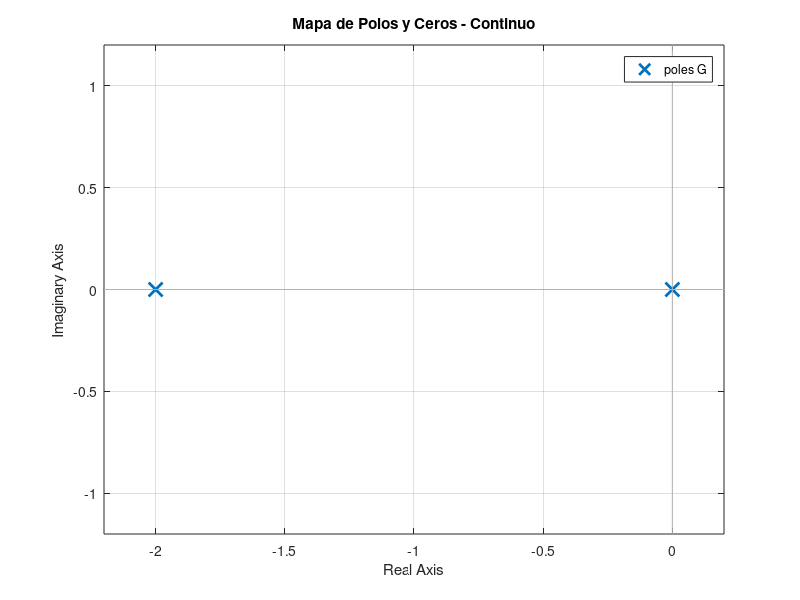
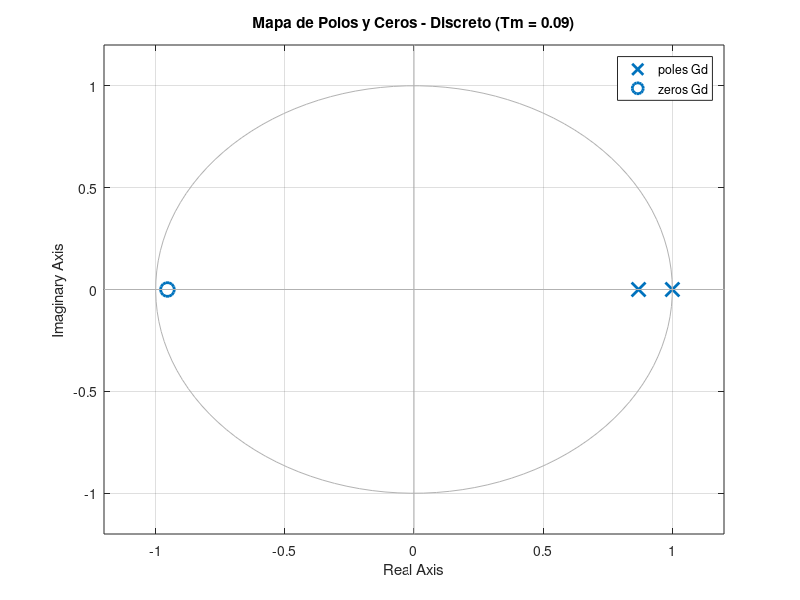
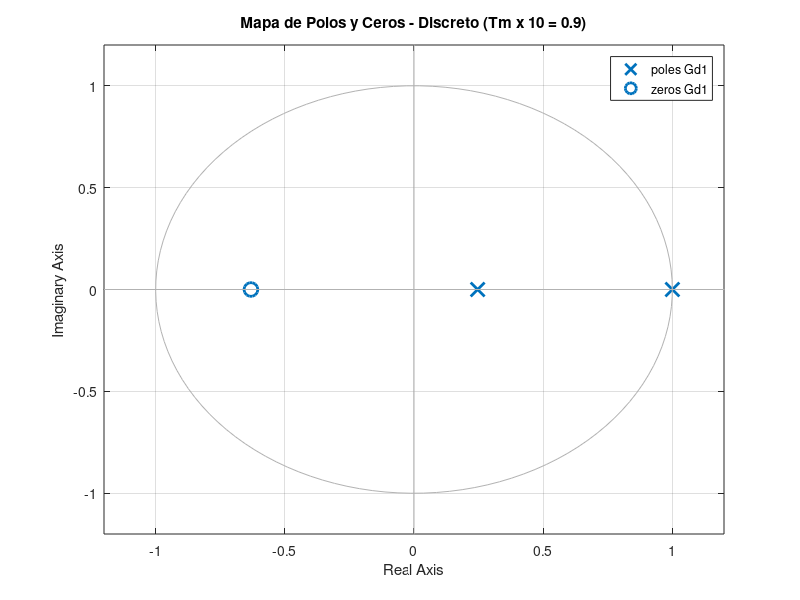
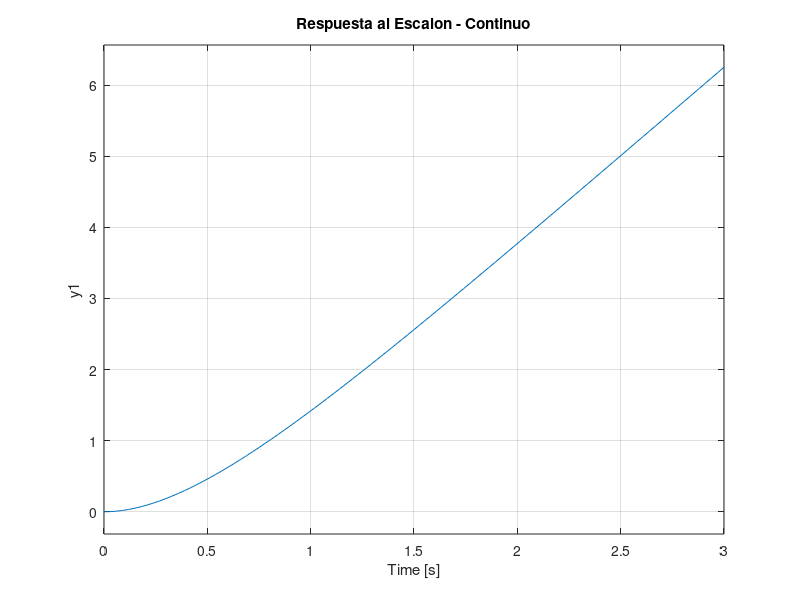

Write MATLAB code to recreate these figures, in order.
% Tarea N°1 Laboret
% Sanchez Busso, Juan Pablo

% Especificaciones particulares
p1=-2; 
p2=0;  
ganancia=5;
sobrepaso=5;
ts=2; 
error=0;
Tm=0.07;

% --- A LAZO ABIERTO ---

% Obtener la funcion de transferencia continua G(s)
G = zpk([], [p1 p2], ganancia);

% Hallar la FT de lazo abierto Gd(s)
Gd = c2d(G, Tm, 'zoh');

% Dibujar el mapa de polos y ceros
figure;
pzmap(G);
title('Mapa de Polos y Ceros - Continuo');

figure;
pzmap(Gd);
title('Mapa de Polos y Ceros - Discreto (Tm = 0.09)');

% Que ocurre con el mapa si se multiplica por 10 el periodo de muestreo?
Gd1 = c2d(G, 10*Tm, 'zoh');
figure;
pzmap(Gd1);
title('Mapa de Polos y Ceros - Discreto (Tm x 10 = 0.9)');

% Respuesta al escalon del sistema discreto y continuo
figure;
step(G);
title('Respuesta al Escalon - Continuo');

figure;
step(Gd);
title('Respuesta al Escalon - Discreto');

% Determinar Kp y error ante un escalon
Kp = dcgain(Gd);
error_escalon = 1 / (1 + Kp); % Calculo formal del error teorico

disp(['Constante Kp: ', num2str(Kp)]);
disp(['Error en estado estacionario (escalon): ', num2str(error_escalon)]);

% Verificar mediante respuesta al escalon a lazo cerrado
F = feedback(Gd, 1);
figure;
step(F);
title('Respuesta al Escalon - Lazo Cerrado');

% Verificacion del error ante una rampa de entrada
t = 0:Tm:100*Tm; % genera rampa
figure;
lsim(F, t, t);
title('Respuesta a Entrada Rampa - Lazo Cerrado');


% --- A LAZO CERRADO CON REALIMENTACION UNITARIA ---

% Graficar el lugar de raices del sistema continuo G(s) y discreto Gd(s)
figure;
rlocus(G);
title('Lugar de las Raices - Continuo G(s)');

figure;
rlocus(Gd);
title('Lugar de las Raices - Discreto Gd(s)');

% Que ocurre con la estabilidad relativa si se aumenta 10 veces el Tm?
figure;
rlocus(Gd1);
title('Lugar de las Raices - Discreto (Tm x 10)');

% Obtener los valores de xi, wn, wd y td según las especificaciones
xi = -log(sobrepaso/100) / sqrt(pi^2 + (log(sobrepaso/100))^2);
wn = 4 / (xi * ts);
wd = wn * sqrt(1 - xi^2);
td = 2 * pi / wd;

fprintf('\n--- Parámetros de Diseño ---');
fprintf('\nFactor de amortiguamiento (xi): %.4f', xi);
fprintf('\nFrecuencia natural (wn): %.4f rad/s', wn);
fprintf('\nFrecuencia amortiguada (wd): %.4f rad/s', wd);

% Calcular cantidad de muestras por ciclo
m = td / Tm;
fprintf('\nMuestras por ciclo (m): %.2f\n', m);

% Equivalencia plano z (Ubicación de polos deseados)
r = exp(-xi * wn * Tm);
ang_rad = wd * Tm;
ang_deg = ang_rad * (180/pi);
z_deseado_1 = r * exp(1i * ang_rad);
z_deseado_2 = r * exp(-1i * ang_rad);

fprintf('\n--- Ubicación de Polos Deseados en z ---');
fprintf('\nRadio (r): %.4f', r);
fprintf('\nAngulo (omega): %.4f rad (%.2f grados)', ang_rad, ang_deg);
fprintf('\nPolo deseado: %.4f +/- %.4fj\n\n', real(z_deseado_1), imag(z_deseado_1));
